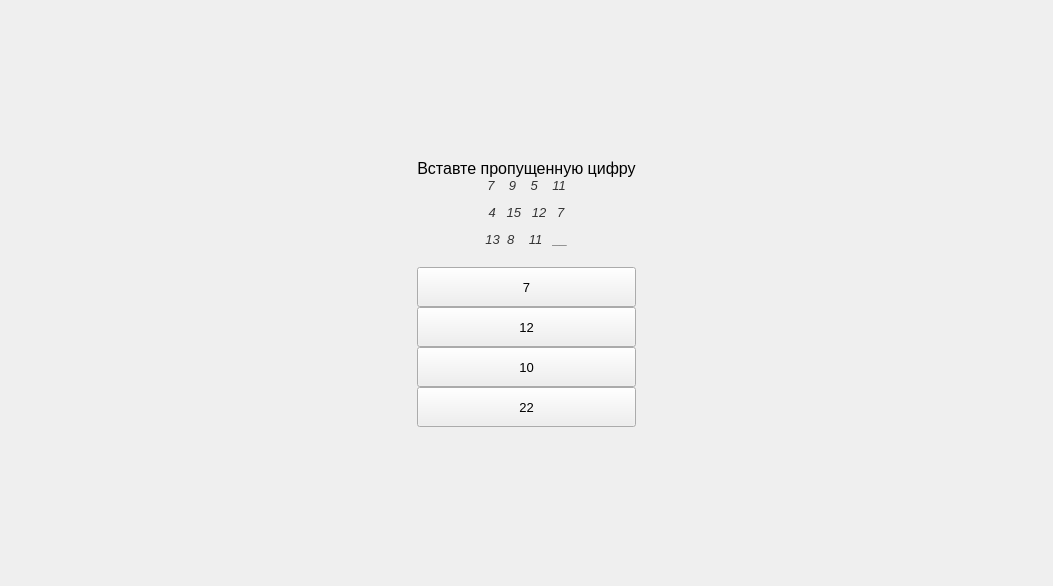
      <widget class="QWidget" name="page_23">
       <layout class="QGridLayout" name="gridLayout_45">
        <item row="0" column="0">
         <widget class="QWidget" name="widget_23" native="true">
          <layout class="QGridLayout" name="gridLayout_46">
           <property name="leftMargin">
            <number>0</number>
           </property>
           <property name="topMargin">
            <number>0</number>
           </property>
           <property name="rightMargin">
            <number>0</number>
           </property>
           <property name="bottomMargin">
            <number>0</number>
           </property>
           <property name="spacing">
            <number>0</number>
           </property>
           <item row="0" column="1">
            <spacer name="verticalSpacer_53">
             <property name="orientation">
              <enum>Qt::Vertical</enum>
             </property>
             <property name="sizeHint" stdset="0">
              <size>
               <width>20</width>
               <height>148</height>
              </size>
             </property>
            </spacer>
           </item>
           <item row="1" column="1">
            <widget class="QLabel" name="label_40">
             <property name="font">
              <font>
               <pointsize>12</pointsize>
              </font>
             </property>
             <property name="text">
              <string>Вставте пропущенную цифру</string>
             </property>
             <property name="alignment">
              <set>Qt::AlignCenter</set>
             </property>
            </widget>
           </item>
           <item row="2" column="1">
            <widget class="QLabel" name="label_41">
             <property name="font">
              <font>
               <pointsize>10</pointsize>
              </font>
             </property>
             <property name="text">
              <string>&lt;html&gt;&lt;head/&gt;&lt;body&gt;&lt;p&gt;&lt;span style=&quot; font-family:'Open Sans,sans-serif'; font-style:italic; color:#333333; background-color:transparent;&quot;&gt;7    9    5    11&lt;/span&gt;&lt;/p&gt;&lt;p&gt;&lt;span style=&quot; font-family:'Open Sans,sans-serif'; font-style:italic; color:#333333; background-color:transparent;&quot;&gt;4   15   12   7&lt;/span&gt;&lt;/p&gt;&lt;p&gt;&lt;span style=&quot; font-family:'Open Sans,sans-serif'; font-style:italic; color:#333333; background-color:transparent;&quot;&gt;13  8    11   __&lt;/span&gt;&lt;/p&gt;&lt;/body&gt;&lt;/html&gt;</string>
             </property>
             <property name="alignment">
              <set>Qt::AlignCenter</set>
             </property>
            </widget>
           </item>
           <item row="3" column="0">
            <spacer name="horizontalSpacer_45">
             <property name="orientation">
              <enum>Qt::Horizontal</enum>
             </property>
             <property name="sizeHint" stdset="0">
              <size>
               <width>406</width>
               <height>20</height>
              </size>
             </property>
            </spacer>
           </item>
           <item row="4" column="1">
            <widget class="QPushButton" name="pushButton_81">
             <property name="minimumSize">
              <size>
               <width>0</width>
               <height>40</height>
              </size>
             </property>
             <property name="font">
              <font>
               <pointsize>10</pointsize>
              </font>
             </property>
             <property name="text">
              <string>7</string>
             </property>
            </widget>
           </item>
           <item row="4" column="2">
            <spacer name="horizontalSpacer_46">
             <property name="orientation">
              <enum>Qt::Horizontal</enum>
             </property>
             <property name="sizeHint" stdset="0">
              <size>
               <width>406</width>
               <height>20</height>
              </size>
             </property>
            </spacer>
           </item>
           <item row="5" column="1">
            <widget class="QPushButton" name="pushButton_82">
             <property name="minimumSize">
              <size>
               <width>0</width>
               <height>40</height>
              </size>
             </property>
             <property name="font">
              <font>
               <pointsize>10</pointsize>
              </font>
             </property>
             <property name="text">
              <string>12</string>
             </property>
            </widget>
           </item>
           <item row="6" column="1">
            <widget class="QPushButton" name="pushButton_83">
             <property name="minimumSize">
              <size>
               <width>0</width>
               <height>40</height>
              </size>
             </property>
             <property name="font">
              <font>
               <pointsize>10</pointsize>
              </font>
             </property>
             <property name="text">
              <string>10</string>
             </property>
            </widget>
           </item>
           <item row="7" column="1">
            <widget class="QPushButton" name="pushButton_84">
             <property name="minimumSize">
              <size>
               <width>0</width>
               <height>40</height>
              </size>
             </property>
             <property name="font">
              <font>
               <pointsize>10</pointsize>
              </font>
             </property>
             <property name="text">
              <string>22</string>
             </property>
            </widget>
           </item>
           <item row="8" column="1">
            <spacer name="verticalSpacer_54">
             <property name="orientation">
              <enum>Qt::Vertical</enum>
             </property>
             <property name="sizeHint" stdset="0">
              <size>
               <width>20</width>
               <height>148</height>
              </size>
             </property>
            </spacer>
           </item>
          </layout>
         </widget>
        </item>
       </layout>
      </widget>
